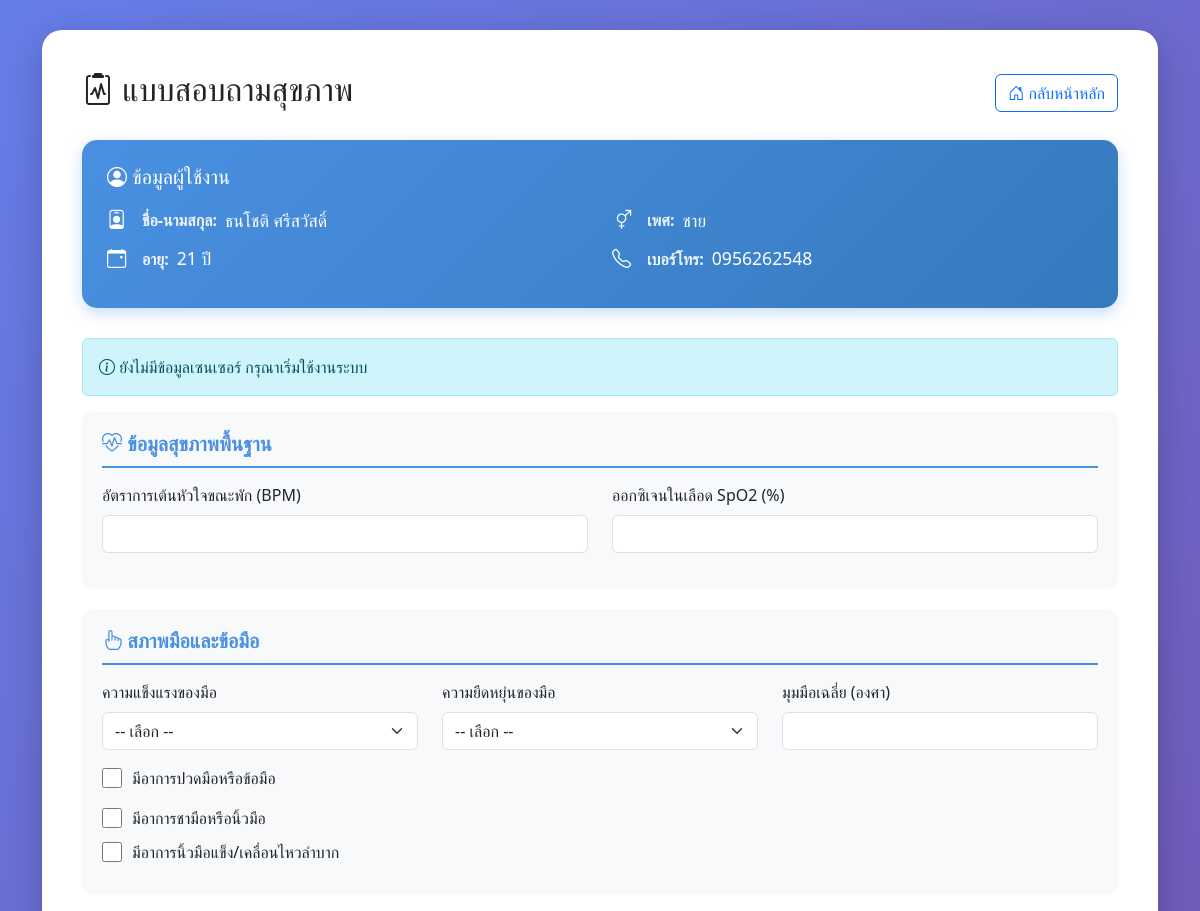
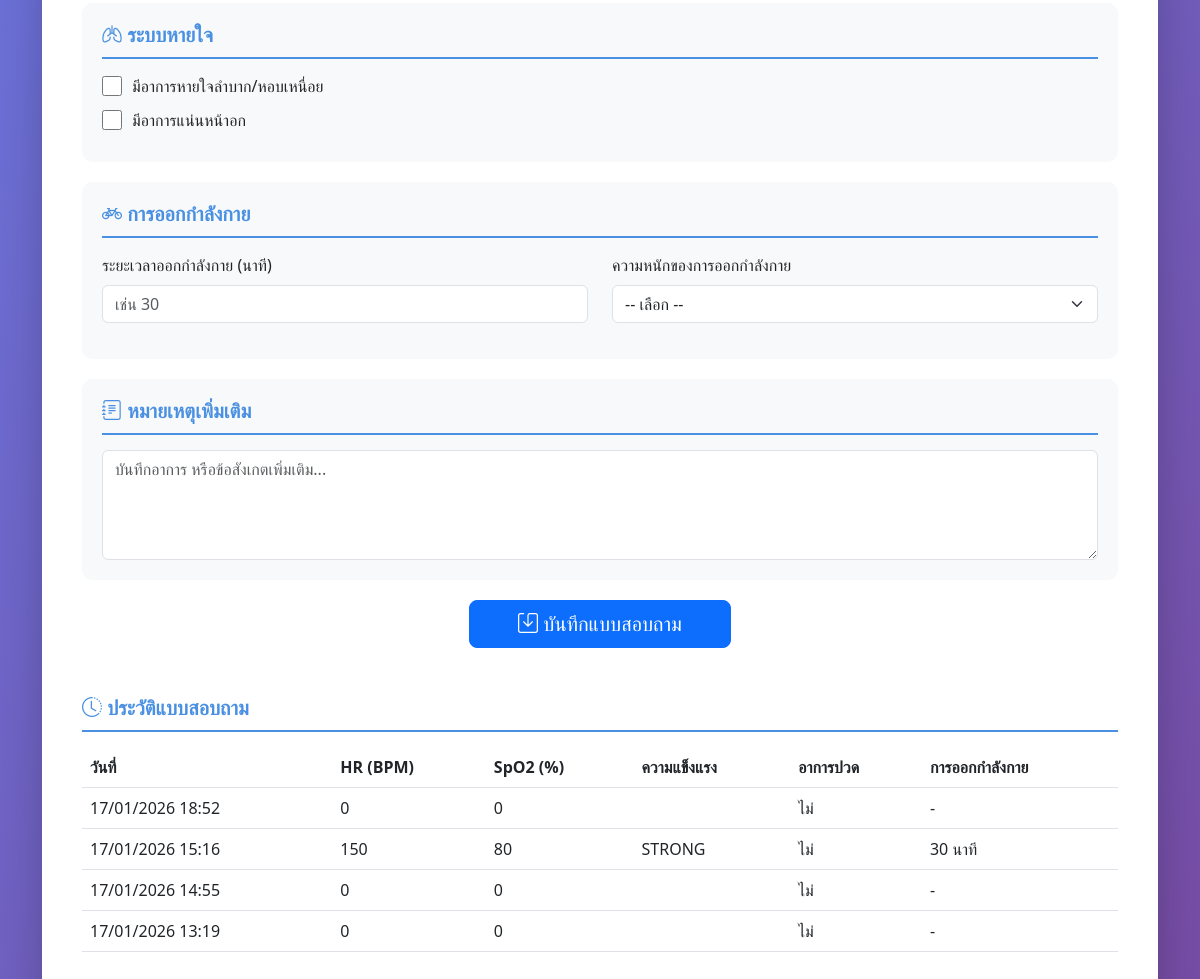
Screenshot of /health_survey.php (signed in) with the database file from the repository (2 pictures, top to bottom).
### tables this page shows
CREATE TABLE `tb_user` (
  `user_id` int(11) NOT NULL,
  `result_health_survey` varchar(20) NOT NULL COMMENT '''ผลการประเมิน: LOW, MEDIUM, HIGH''',
  `exercise_intensity` varchar(20) NOT NULL COMMENT '''ระดับความแรง: LIGHT, MEDIUM, HIGH''',
  `rounds_per_minute` int(11) NOT NULL COMMENT '''จำนวนรอบต่อนาที''',
  `user_email` varchar(255) NOT NULL,
  `user_password` varchar(255) NOT NULL,
  `user_fname` varchar(100) NOT NULL,
  `user_lname` varchar(100) NOT NULL,
  `user_phon` varchar(20) DEFAULT NULL,
  `user_age` int(11) DEFAULT NULL,
  `user_sex` enum('Male','Female','Other') DEFAULT 'Male',
  `user_role` enum('patient','doctor','admin') DEFAULT 'patient',
  `created_at` timestamp NOT NULL DEFAULT current_timestamp(),
  `updated_at` timestamp NOT NULL DEFAULT current_timestamp() ON UPDATE current_timestamp()
);

CREATE TABLE `tb_health_survey` (
  `survey_id` int(11) NOT NULL,
  `user_id` int(11) DEFAULT NULL,
  `survey_date` datetime DEFAULT current_timestamp(),
  `resting_heart_rate` int(11) DEFAULT NULL COMMENT 'อัตราการเต้นหัวใจขณะพัก (BPM)',
  `avg_spo2` int(11) DEFAULT NULL COMMENT 'ค่าเฉลี่ย SpO2 (%)',
  `hand_strength` varchar(20) DEFAULT NULL COMMENT 'ความแข็งแรงมือ: WEAK, NORMAL, STRONG',
  `hand_flexibility` varchar(20) DEFAULT NULL COMMENT 'ความยืดหยุ่นมือ: LOW, MEDIUM, HIGH',
  `avg_hand_angle` decimal(10,2) DEFAULT NULL COMMENT 'มุมมือเฉลี่ย',
  `hand_pain` tinyint(1) DEFAULT 0 COMMENT 'มีอาการปวดมือหรือไม่',
  `hand_pain_level` int(11) DEFAULT NULL COMMENT 'ระดับความปวด 0-10',
  `hand_numbness` tinyint(1) DEFAULT 0 COMMENT 'มีอาการชามือหรือไม่',
  `finger_stiffness` tinyint(1) DEFAULT 0 COMMENT 'มีอาการนิ้วแข็งหรือไม่',
  `breathing_difficulty` tinyint(1) DEFAULT 0 COMMENT 'มีอาการหายใจลำบากหรือไม่',
  `chest_tightness` tinyint(1) DEFAULT 0 COMMENT 'มีอาการแน่นหน้าอกหรือไม่',
  `exercise_duration` int(11) DEFAULT NULL COMMENT 'ระยะเวลาออกกำลังกาย (นาที)',
  `exercise_intensity` varchar(20) DEFAULT NULL COMMENT 'ความหนักของการออกกำลังกาย',
  `notes` text DEFAULT NULL COMMENT 'บันทึกเพิ่มเติม'
);

### health_survey.php (the view, shortened to what this page needs)
<?php
include 'db_connect.php';
$user_id = $_SESSION['user_id'];
$sql_user = "SELECT user_id, user_email, user_fname, user_lname, user_phon, user_age, user_sex, user_role FROM tb_user WHERE user_id = ?";
$stmt_user = $conn->prepare($sql_user);
$stmt_user->bind_param("i", $user_id);
$stmt_user->execute();
$result_user = $stmt_user->get_result();
$user_data = $result_user->fetch_assoc();
$latest_sensor = null;
$sql_latest = "SELECT * FROM sensor_data WHERE user_id = ? ORDER BY created_at DESC LIMIT 1";
$stmt_latest = $conn->prepare($sql_latest);
if ($stmt_latest) {
    if (strpos($sql_latest, '?') !== false) {
        $stmt_latest->bind_param("i", $user_id);
    }
    $stmt_latest->execute();
    $result_latest = $stmt_latest->get_result();
    $latest_sensor = $result_latest->fetch_assoc();
}
$sql_history = "SELECT * FROM tb_health_survey WHERE user_id = ? ORDER BY survey_date DESC LIMIT 5";
$stmt_history = $conn->prepare($sql_history);
$stmt_history->bind_param("i", $user_id);
$stmt_history->execute();
$survey_history = $stmt_history->get_result();
?>
<!DOCTYPE html>
<html lang="th">
<head>
    <link href="https://cdn.jsdelivr.net/npm/bootstrap@5.3.0/dist/css/bootstrap.min.css" rel="stylesheet">
    <link rel="stylesheet" href="https://cdn.jsdelivr.net/npm/bootstrap-icons@1.11.0/font/bootstrap-icons.css">
</head>
<body>
    <div class="container">
        <div class="survey-container">
            <div class="d-flex justify-content-between align-items-center mb-4">
                <h2><i class="bi bi-clipboard2-pulse"></i> แบบสอบถามสุขภาพ</h2>
                <a href="index.php" class="btn btn-outline-primary">
                    <i class="bi bi-house-door"></i> กลับหน้าหลัก
                </a>
            </div>
            <div class="user-info-card">
                <h5 class="mb-3"><i class="bi bi-person-circle"></i> ข้อมูลผู้ใช้งาน</h5>
                <?php if ($user_data): ?>
                <div class="row">
                    <div class="col-md-6">
                        <div class="user-info-item">
                            <i class="bi bi-person-badge"></i>
                            <span class="user-info-label">ชื่อ-นามสกุล:</span>
                            <span class="user-info-value">
                                <?= !empty($user_data['user_fname']) ? htmlspecialchars($user_data['user_fname']) : '-' ?>
                                <?= !empty($user_data['user_lname']) ? htmlspecialchars($user_data['user_lname']) : '' ?>
                            </span>
                        </div>
                        <div class="user-info-item">
                            <i class="bi bi-calendar-event"></i>
                            <span class="user-info-label">อายุ:</span>
                            <span class="user-info-value">
                                <?= !empty($user_data['user_age']) ? htmlspecialchars($user_data['user_age']) : '-' ?> ปี
                            </span>
                        </div>
                    </div>
                    <div class="col-md-6">
                        <div class="user-info-item">
                            <i class="bi bi-gender-ambiguous"></i>
                            <span class="user-info-label">เพศ:</span>
                            <span class="user-info-value">
                                <?php
                                    $gender = $user_data['user_sex'] ?? '';
                                    if ($gender == 'Male' || $gender == 'MALE' || $gender == 'male') {
                                        echo 'ชาย';
                                    } elseif ($gender == 'Female' || $gender == 'FEMALE' || $gender == 'female') {
                                        echo 'หญิง';
                                    } elseif ($gender == 'Other' || $gender == 'OTHER' || $gender == 'other') {
                                        echo 'อื่นๆ';
                                    } else {
                                        echo 'ไม่ระบุ';
                                    }
                                ?>
                            </span>
                        </div>
                        <div class="user-info-item">
                            <i class="bi bi-telephone"></i>
                            <span class="user-info-label">เบอร์โทร:</span>
                            <span class="user-info-value">
                                <?= !empty($user_data['user_phon']) ? htmlspecialchars($user_data['user_phon']) : '-' ?>
                            </span>
                        </div>
                    </div>
                </div>
                <?php else: ?>
                    <div class="alert alert-warning">
                        <i class="bi bi-exclamation-triangle"></i> ไม่พบข้อมูลผู้ใช้
                    </div>
                <?php endif; ?>
            </div>
            <?php if ($latest_sensor): ?>
            <div class="sensor-card">
                <h5 class="mb-3"><i class="bi bi-activity"></i> ข้อมูลสุขภาพล่าสุด</h5>
                <div class="row text-center">
                    <div class="col-md-3">
                        <div class="sensor-value"><?= $latest_sensor['heart_rate'] ?? '-' ?></div>
                        <div class="sensor-label">BPM</div>
                        <small>อัตราการเต้นหัวใจ</small>
                    </div>
                    <div class="col-md-3">
                        <div class="sensor-value"><?= $latest_sensor['spo2'] ?? '-' ?>%</div>
                        <div class="sensor-label">SpO2</div>
                        <small>ออกซิเจนในเลือด</small>
                    </div>
                    <div class="col-md-3">
                        <div class="sensor-value"><?= number_format($latest_sensor['angle_z'] ?? 0, 1) ?>°</div>
                        <div class="sensor-label">Angle</div>
                        <small>มุมมือ</small>
                    </div>
                    <div class="col-md-3">
                        <div class="sensor-value"><?= $latest_sensor['speed_type'] ?? '-' ?></div>
                        <div class="sensor-label">Speed</div>
                        <small>ความเร็ว</small>
                    </div>
                </div>
            </div>
            <?php else: ?>
            <div class="alert alert-info">
                <i class="bi bi-info-circle"></i> ยังไม่มีข้อมูลเซนเซอร์ กรุณาเริ่มใช้งานระบบ
            </div>
            <?php endif; ?>
            <form method="POST" action="">
                <div class="form-section">
                    <h5 class="section-title"><i class="bi bi-heart-pulse"></i> ข้อมูลสุขภาพพื้นฐาน</h5>
                    <div class="row">
                        <div class="col-md-6 mb-3">
                            <label class="form-label">อัตราการเต้นหัวใจขณะพัก (BPM)</label>
                            <input type="number" class="form-control" name="resting_heart_rate"
                                   value="<?= $latest_sensor['heart_rate'] ?? '' ?>" min="40" max="200">
                        </div>
                        <div class="col-md-6 mb-3">
                            <label class="form-label">ออกซิเจนในเลือด SpO2 (%)</label>
                            <input type="number" class="form-control" name="avg_spo2"
                                   value="<?= $latest_sensor['spo2'] ?? '' ?>" min="80" max="100">
                        </div>
                    </div>
                </div>
                <div class="form-section">
                    <h5 class="section-title"><i class="bi bi-hand-index"></i> สภาพมือและข้อมือ</h5>
                    <div class="row">
                        <div class="col-md-4 mb-3">
                            <label class="form-label">ความแข็งแรงของมือ</label>
                            <select class="form-select" name="hand_strength">
                                <option value="">-- เลือก --</option>
                            </select>
                        </div>
                        <div class="col-md-4 mb-3">
                            <label class="form-label">ความยืดหยุ่นของมือ</label>
                            <select class="form-select" name="hand_flexibility">
                                <option value="">-- เลือก --</option>
                            </select>
                        </div>
                        <div class="col-md-4 mb-3">
                            <label class="form-label">มุมมือเฉลี่ย (องศา)</label>
                            <input type="number" class="form-control" name="avg_hand_angle"
                                   value="<?= isset($latest_sensor['angle_z']) ? number_format($latest_sensor['angle_z'], 2) : '' ?>"
                                   step="0.01" min="0" max="360">
                        </div>
                    </div>
                    <div class="mb-3">
                        <div class="checkbox-custom">
                            <input type="checkbox" id="hand_pain" name="hand_pain" onchange="togglePainLevel()">
                            <label for="hand_pain">มีอาการปวดมือหรือข้อมือ</label>
                        </div>
                    </div>
                    <div class="checkbox-custom">
                        <input type="checkbox" id="hand_numbness" name="hand_numbness">
                        <label for="hand_numbness">มีอาการชามือหรือนิ้วมือ</label>
                    </div>
                    <div class="checkbox-custom">
                        <input type="checkbox" id="finger_stiffness" name="finger_stiffness">
                        <label for="finger_stiffness">มีอาการนิ้วมือแข็ง/เคลื่อนไหวลำบาก</label>
                    </div>
                </div>
                <div class="form-section">
                    <h5 class="section-title"><i class="bi bi-lungs"></i> ระบบหายใจ</h5>
                    <div class="checkbox-custom">
                        <input type="checkbox" id="breathing_difficulty" name="breathing_difficulty">
                        <label for="breathing_difficulty">มีอาการหายใจลำบาก/หอบเหนื่อย</label>
                    </div>
                    <div class="checkbox-custom">
                        <input type="checkbox" id="chest_tightness" name="chest_tightness">
                        <label for="chest_tightness">มีอาการแน่นหน้าอก</label>
                    </div>
                </div>
                <div class="form-section">
                    <h5 class="section-title"><i class="bi bi-bicycle"></i> การออกกำลังกาย</h5>
                    <div class="row">
                        <div class="col-md-6 mb-3">
                            <label class="form-label">ระยะเวลาออกกำลังกาย (นาที)</label>
                            <input type="number" class="form-control" name="exercise_duration"
                                   min="0" max="300" placeholder="เช่น 30">
                        </div>
                        <div class="col-md-6 mb-3">
                            <label class="form-label">ความหนักของการออกกำลังกาย</label>
                            <select class="form-select" name="exercise_intensity">
                                <option value="">-- เลือก --</option>
                            </select>
                        </div>
                    </div>
                </div>
                <div class="form-section">
                    <h5 class="section-title"><i class="bi bi-journal-text"></i> หมายเหตุเพิ่มเติม</h5>
                    <textarea class="form-control" name="notes" rows="4"
                              placeholder="บันทึกอาการ หรือข้อสังเกตเพิ่มเติม..."></textarea>
                </div>
                <div class="text-center">
                    <button type="submit" class="btn btn-primary btn-lg px-5">
                        <i class="bi bi-save"></i> บันทึกแบบสอบถาม
                    </button>
                </div>
            </form>
            <?php if ($survey_history && $survey_history->num_rows > 0): ?>
            <div class="mt-5">
                <h5 class="section-title"><i class="bi bi-clock-history"></i> ประวัติแบบสอบถาม</h5>
                <div class="table-responsive">
                    <table class="table table-hover">
                        <thead>
                            <tr>
                                <th>วันที่</th>
                                <th>HR (BPM)</th>
                                <th>SpO2 (%)</th>
                                <th>ความแข็งแรง</th>
                                <th>อาการปวด</th>
                                <th>การออกกำลังกาย</th>
                            </tr>
                        </thead>
                        <tbody>
                            <?php while ($row = $survey_history->fetch_assoc()): ?>
                            <tr>
                                <td><?= date('d/m/Y H:i', strtotime($row['survey_date'])) ?></td>
                                <td><?= $row['resting_heart_rate'] ?? '-' ?></td>
                                <td><?= $row['avg_spo2'] ?? '-' ?></td>
                                <td><?= $row['hand_strength'] ?? '-' ?></td>
                                <td><?= $row['hand_pain'] ? "ใช่ (". $row['hand_pain_level'] ."/10)" : "ไม่" ?></td>
                                <td><?= $row['exercise_duration'] ? $row['exercise_duration'] ." นาที" : '-' ?></td>
                            </tr>
                            <?php endwhile; ?>
                        </tbody>
                    </table>
                </div>
            </div>
            <?php endif; ?>
        </div>
    </div>
</body>
</html>

### rows the page displays
tb_user: user_fname "ธนโชติ", user_lname "ศรีสวัสดิ์", user_age "21", user_phon "0956262548"
tb_health_survey: survey_date "17/01/2026 18:52", resting_heart_rate "0", avg_spo2 "0", hand_pain "ไม่"
tb_health_survey: survey_date "17/01/2026 15:16", resting_heart_rate "150", avg_spo2 "80", hand_strength "STRONG", hand_pain "ไม่", exercise_duration "30"
tb_health_survey: survey_date "17/01/2026 14:55", resting_heart_rate "0", avg_spo2 "0", hand_pain "ไม่"
tb_health_survey: survey_date "17/01/2026 13:19", resting_heart_rate "0", avg_spo2 "0", hand_pain "ไม่"
